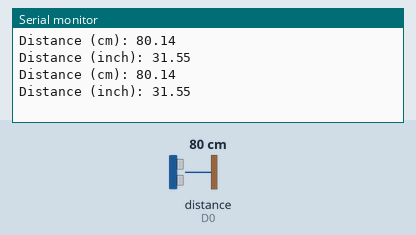
Simulated run of this sketch. Board: ESP8266 (NodeMCU). Parts: the last lines printed to the serial monitor. Wiring (inferred from the names in the program): ultrasonic range finder: trigger D1; echo D0. The test bench sets the inputs (shaded band); at power-on: distance to the obstacle (sensor on D0) 80 cm. The echo pulse lasts 58.3 µs per cm.

Above: at 1.8 s.
1.9 s: distance to the obstacle (sensor on D0) set to 2 cm
At 2.8 s:
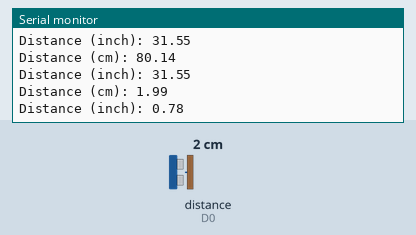
3.4 s: distance to the obstacle (sensor on D0) set to 4 cm
At 4.4 s:
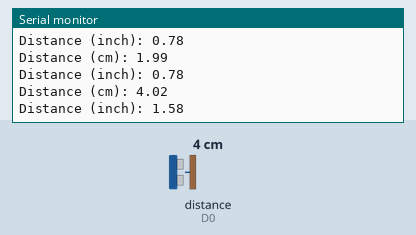
Timing chart, 0 to 6.4 s (numbered marks = the images above; inputs shaded):
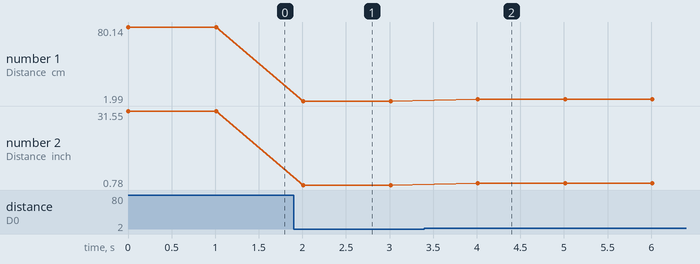

The sketch:

UltraSonic_Sketch.ino
```cpp
// (licence header left out)
//const int trigPin = D1;
//const int echoPin = D0;

//define sound velocity in cm/uS
#define SOUND_VELOCITY 0.034
#define CM_TO_INCH 0.393701
#define trigPin D1
#define echoPin D0

long duration;
float distanceCm;
float distanceInch;

void setup() {
  Serial.begin(9600); // Starts the serial communication
  pinMode(trigPin, OUTPUT); // Sets the trigPin as an Output
  pinMode(echoPin, INPUT); // Sets the echoPin as an Input
}

void loop() {
  // Clears the trigPin
  digitalWrite(trigPin, LOW);
  delayMicroseconds(2);
  // Sets the trigPin on HIGH state for 10 micro seconds
  digitalWrite(trigPin, HIGH);
  delayMicroseconds(10);
  digitalWrite(trigPin, LOW);

  // Reads the echoPin, returns the sound wave travel time in microseconds
  duration = pulseIn(echoPin, HIGH);

  // Calculate the distance
  distanceCm = (duration/2) /29.1;

  // Convert to inches
  distanceInch = distanceCm * CM_TO_INCH;

  // Prints the distance on the Serial Monitor
  Serial.print("Distance (cm): ");
  Serial.println(distanceCm);
  Serial.print("Distance (inch): ");
  Serial.println(distanceInch);

  delay(1000);
}
```

Measured:
- after the input at 1.9 s, the serial monitor: prints a new line after 0.11 s (image 1)
- after the input at 3.4 s, the serial monitor: prints a new line after 0.61 s (image 2)
- plotted number 1: 80.14 → 1.99 after the input at 1.9 s, 1.99 → 4.02 after the input at 3.4 s
- plotted number 2: 31.55 → 0.78 after the input at 1.9 s, 0.78 → 1.58 after the input at 3.4 s
